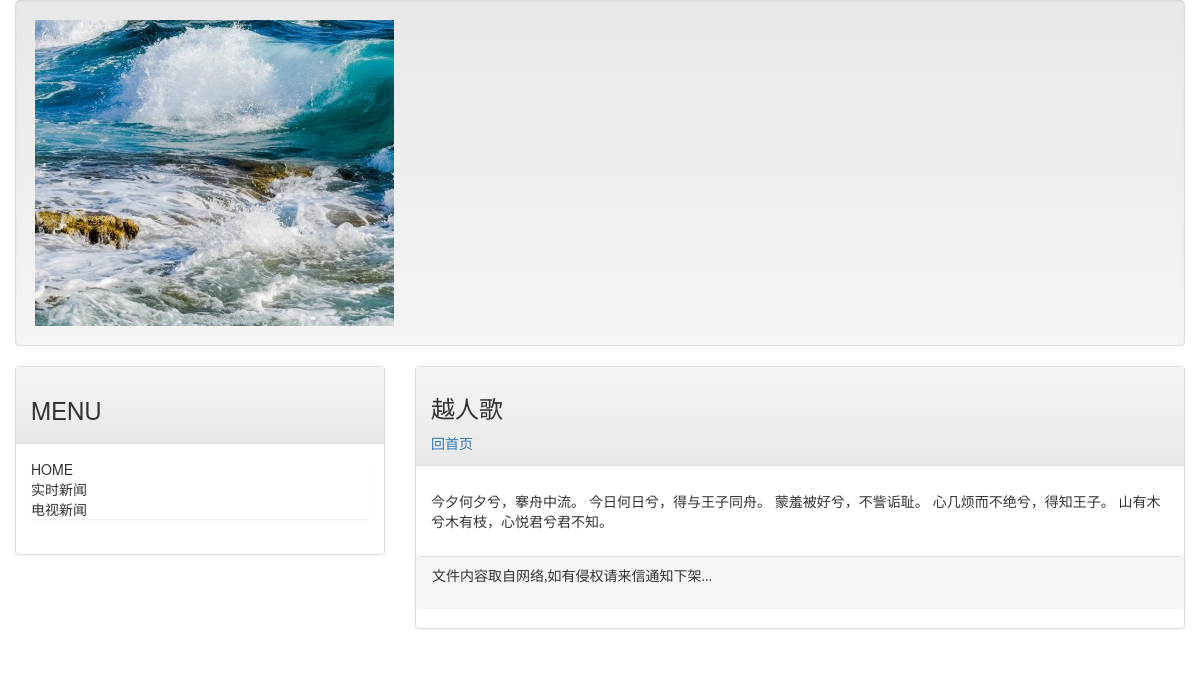
/post/china, run on the app's committed database.
### mainsite/models.py (models this page shows, shortened)
class Post(models.Model):
    title = models.CharField(max_length=200)
    slug = models.CharField(max_length=200)
    body = models.TextField()
    pub_date = models.DateTimeField(default=timezone.now)
    class Meta:
        ordering = ('-pub_date',)

### mainsite/views.py (the view)
# urls.py: url(r'^post/(\w+)$', showpost),
def showpost(request,slug):
    template = get_template('post.html')
    try:
        post = Post.objects.get(slug=slug)
        if post != None:
            html = template.render(locals())
            return HttpResponse(html)
    except:
        return redirect('/')

### templates/post.html (shortened to what this page needs)
{% extends 'base.html' %}
{% load markdown_deux_tags %}
{% block headmessage %}
    <h3 style='font-family:微软雅黑;'>{{ post.title }}</h3>
    <a style='font-family:微软雅黑;' href='/'>回首页</a></h3>
{% endblock %}
{% block content %}
    <p style='font-family:微软雅黑;font-size:12pt;font-weight:bold;'>
     {{ post.body | markdown }}
    </p>
{% endblock %}

### data on the page
Post: title "越人歌", body "今夕何夕兮，搴舟中流。 今日何日兮，得与王子同舟。 蒙羞被好兮，不訾诟耻。 心几烦而不绝兮，得知王子。 山有木兮木有枝，心悦君兮君不知。"
